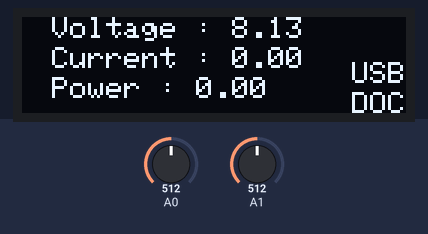
Simulated run of this sketch. Board: Arduino Uno, built with avr-gcc and run on an emulated ATmega328P. Shown: 128×32 one-colour display. Inputs (shaded band) come from the test bench; at power-on: A0 = 512, A1 = 512.

Above: at 1.8 s.
1.9 s: A0 set to 716
At 2.7 s:
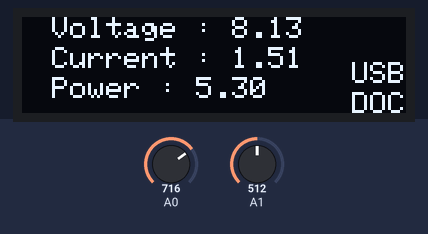
6.1 s: A1 set to 716
At 7.2 s:
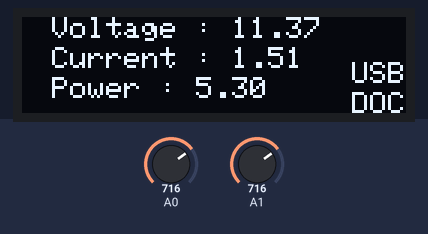
7.9 s: A0 set to 900
At 9.3 s:
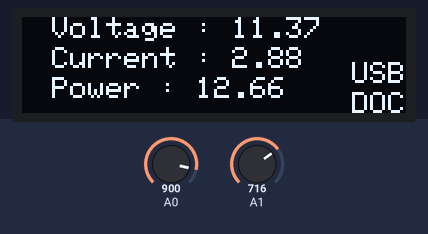
11.0 s: A1 set to 900
At 12.1 s:
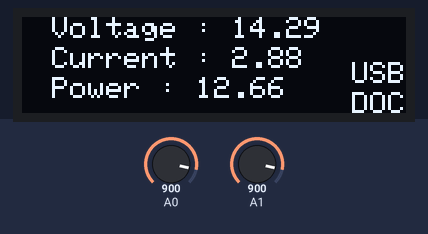
13.2 s: A0 set to 1023
At 14.4 s:
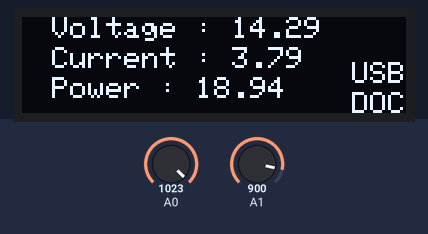
16.3 s: A1 set to 1023
At 17.8 s:
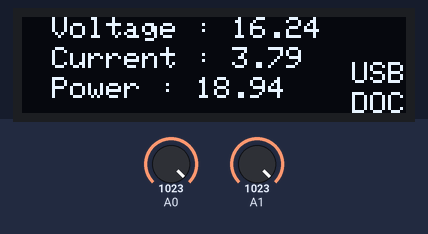
Timing chart, 0 to 19.3 s (numbered marks = the images above; inputs shaded):
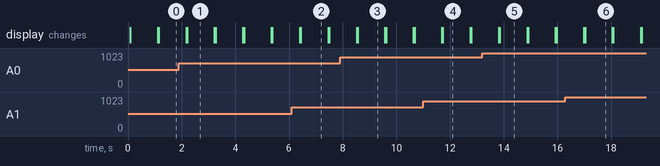

The sketch:

usb_Wattmeter_-_Copy.ino
```cpp
// Suitable with 12v battery, adaptor wattage, current and voltage monitoring.
// Resistor divider network need more upgradation if voltage is higher that 15.6
// Try 0x3f OLED address if screen did not work.
// Precision of the voltage depends on the tolerance of the resistors.

#include <Wire.h>
#include <Adafruit_GFX.h>
#include <Adafruit_SSD1306.h>

#define OLED_RESET -1
Adafruit_SSD1306 display(128, 32, &Wire, OLED_RESET);

void setup() {
  // put your setup code here, to run once:
  Serial.begin(9600);
  display.begin(SSD1306_SWITCHCAPVCC, 0x3C); // Change the address to your's one
  display.clearDisplay();
}

void loop() {
  // put your main code here, to run repeatedly:
  int adc = analogRead(A0);// current
  int adc2 = analogRead(A1); //voltage
  float voltage = adc * 5 / 1023.0;           // Currrent value... Both ADC values converted into voltages
  float voltage2 = adc2 * 16.24/1023.0;       // Volatge value... resistor divider basics needed to be learn
  float current = (voltage - 2.5) / 0.66;     // ACS712 5A 0.66 FOR 20A 0.100 (-2.5 becasue Vout of 712 changes WRT 2.50)

// change the 16.24 value a little bit to get the proper calibration

  if (current < 0.16) {
    current = 0;
  }

   display.clearDisplay();
   display.setTextSize(1);
   display.setTextColor(WHITE);

   display.setCursor(10,00);
   display.print("Voltage : ");
   display.print(voltage2);
   display.display();

   display.setCursor(10,10);
   display.print("Current : ");
   display.print(current);
   display.display();


   display.setCursor(10,20);
   display.print("Power : ");
   display.print(current*voltage);
   display.display();

   display.setCursor(110,15);
   display.print("USB");
   display.setCursor(110,25);
   display.print("DOC");
   display.display();

   delay(1000);
}
```

Measured:
- after the input at 1.9 s, the display: first differs from a run without the input after 0.31 s (image 1)
- after the input at 6.1 s, the display: first changes after 0.30 s (image 2 shows a later state)
- after the input at 7.9 s, the display: first differs from a run without the input after 0.66 s (image 3)
- after the input at 11.0 s, the display: first changes after 0.69 s (image 4 shows a later state)
- after the input at 13.2 s, the display: first differs from a run without the input after 0.65 s (image 5)
- after the input at 16.3 s, the display: first changes after 0.68 s (image 6 shows a later state)
- what the display in image 1 shows lasts 1.0 s, from 2.2 s to 3.2 s
